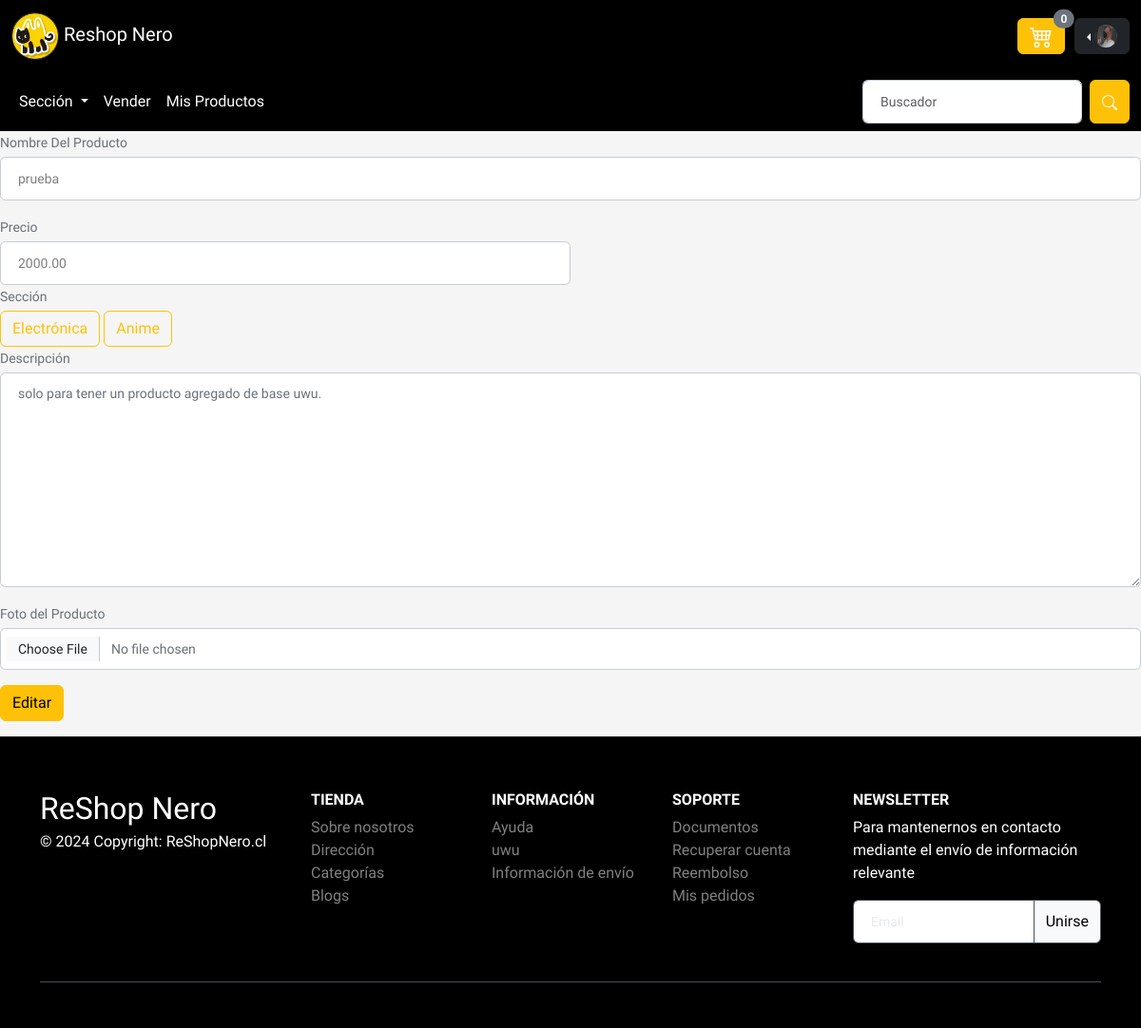
The app's page /editarProducto/11 (signed in) with its own data.
### uni_segun/models.py (models this page shows, shortened)
class Producto(models.Model):
    nombre = models.CharField(max_length=255)
    descripcion = models.TextField()
    precio = models.DecimalField(max_digits=10, decimal_places=2)
    categoria = models.ForeignKey(CategoriaProducto, on_delete=models.CASCADE)
    imagen = models.ImageField(upload_to='productos/', null=True, blank=True)

### uni_segun/views.py (the view, shortened to what this page needs)
# urls.py: path('editarProducto/<int:producto_id>', views.editarProducto, name='editarProducto'),
def editarProducto(request, producto_id):
     if request.method == 'GET':
        productovista = Producto.objects.get(id=producto_id)
        usuarios = Usuario.objects.all()
        productos = Producto.objects.all()
        carrito = request.session.get('carrito', [])
        total = sum(item['precio'] * item['cantidad'] for item in carrito)
        cant = sum(item['cantidad'] for item in carrito)
        contexto = {
            'carrito': carrito,
            'total': total,
            'cant':cant,
            'usuarios':usuarios,
            'productos': productos,
            "producto":productovista
        }
        return render(request, 'editarProducto.html',contexto)

### uni_segun/templates/editarProducto.html (shortened to what this page needs)
{% if user.is_authenticated %}
<!DOCTYPE html>
<html lang="es">
<head>
    {% load static %}
    <link href="{% static 'bootstrap-5.3.3/dist/css/bootstrap.min.css' %}" rel="stylesheet">
    <link rel="stylesheet" href="{% static 'css/style.css' %}">
    <link rel="stylesheet" href="{% static 'css/estilo.carrodecompra.css' %}">
    <link rel="stylesheet" href="{% static 'css/estilo_perfil.css' %}">
  </head>
<body>
      <div class="sticky-top">
        <nav class="navbar navbar-expand-lg navbar-dark navbar-custom" data-bs-theme="dark">
            <div class="container-fluid">
              <a class="navbar-brand" href="{% url 'inicioUsuario' %}"><img src="{% static 'imgs/logo.png' %}" alt="" style="height: 50px; width: 50px;"> Reshop Nero</a>
              <form class="d-flex" role="button">
                    <button class="btn btn-warning position-relative" style="margin-right: 10px;" type="button" data-bs-toggle="offcanvas" data-bs-target="#offcanvasExample" aria-controls="offcanvasExample">
                      <span class="position-absolute top-0 start-100 translate-middle badge rounded-pill text-bg-secondary">0 <span class="visually-hidden">carro</span></span>
                      </button>
                    <div class="btn-group dropstart">
                        <button type="button" class="btn btn-dark dropdown-toggle" data-bs-toggle="dropdown" aria-expanded="false">
                            <img src="{% static 'imgs/fotodeperfil.jpg' %}" class="float-end" style="height: 2dvw; width: 2dvw; border-radius: 50%;">
                        </button>
                    </div>
                </form>
            </div>
        </nav>
        <nav class="navbar navbar-expand-lg navbar-dark navbar-custom">
            <div class="container-fluid">
                <div class="collapse navbar-collapse" id="navbarSupportedContent">
                    <ul class="navbar-nav me-auto mb-2 mb-lg-0">
                        <li class="nav-item dropdown">
                            <a class="nav-link active dropdown-toggle" href="#" role="button" data-bs-toggle="dropdown" aria-expanded="false">
                                Sección
                            </a>
                        </li>
                    </ul>
                    <div class="collapse navbar-collapse" id="navbarNav">
                        <ul class="navbar-nav">
                          <li class="nav-item">
                            <a class="nav-link active" href="{% url 'venderProducto'%}">Vender</a>
                        </li>
                        <li class="nav-item">
                          <a class="nav-link active" href="{% url 'misproductos'%}">Mis Productos</a>
                        </li>
                        </ul>
                    </div>
                    <form class="d-flex" role="search">
                        <input class="form-control me-2" type="search" placeholder="Buscador" aria-label="Search">
                        <button class="btn btn-warning" type="submit"></button>
                    </form>
                </div>
            </div>
        </nav>
    </div>
<form method="POST" enctype="multipart/form-data" action="">
  <div class="mb-3">
      <label class="small mb-1" for="txtNombre">Nombre Del Producto</label>
      <input class="form-control" id="txtNombre" name="nombre" type="text" value="{{producto.nombre}}" required>
  </div>
  <div class="col-md-6">
      <label class="small mb-1" for="txtPrecio">Precio</label>
      <input class="form-control" id="txtPrecio" name="precio" type="number" value="{{producto.precio}}" required>
  </div>
  <div class="col-md-6">
      <label class="small mb-1" for="inputBirthday">Sección</label>
      <br>
      <label class="btn btn-outline-warning" for="Electronica">Electrónica</label>
      <label class="btn btn-outline-warning" for="Anime">Anime</label>
  </div>
  <div class="mb-3">
      <label class="small mb-1" for="txtDescripcion">Descripción</label>
      <textarea class="form-control" id="descripcionProducto" name="descripcion" rows="14" required>{{producto.descripcion}}</textarea>
  </div>
  <div class="mb-3">
      <label class="small mb-1" for="fileInput">Foto del Producto</label>
      <input type="file" id="fileInput" name="imagen" class="form-control" required>
  </div>
  <button class="btn btn-warning" type="submit">Editar</button>
</form>
<footer class="text-center text-lg-start text-muted bg-dark mt-3" style="background-color: black!important;" data-bs-theme="dark">
    <hr>
    <section class="">
      <div class="container text-center text-md-start pt-4 pb-4">
        <div class="row mt-3">
          <div class="col-12 col-lg-3 col-sm-12 mb-2">
            <a href="{% url 'index' %}" target="_blank" class="text-white h2">
              ReShop Nero
            </a>
            <p class="mt-1 text-white">
              © 2024 Copyright: ReShopNero.cl
            </p>
          </div>
          <div class="col-6 col-sm-4 col-lg-2">
            <h6 class="text-uppercase text-white fw-bold mb-2">
              Tienda
            </h6>
            <ul class="list-unstyled mb-4">
              <li><a class="text-white-50" href="#">Sobre nosotros</a></li>
              <li><a class="text-white-50" href="#">Dirección</a></li>
              <li><a class="text-white-50" href="#">Categorías</a></li>
              <li><a class="text-white-50" href="#">Blogs</a></li>
            </ul>
          </div>
          <div class="col-6 col-sm-4 col-lg-2">
            <h6 class="text-uppercase text-white fw-bold mb-2">
              Información
            </h6>
            <ul class="list-unstyled mb-4">
              <li><a class="text-white-50" href="#">Ayuda</a></li>
              <li><a class="text-white-50" href="#">uwu</a></li>
              <li><a class="text-white-50" href="#">Información de envío</a></li>
            </ul>
          </div>
          <div class="col-6 col-sm-4 col-lg-2">
            <h6 class="text-uppercase text-white fw-bold mb-2">
              Soporte
            </h6>
            <ul class="list-unstyled mb-4">
              <li><a class="text-white-50" href="#">Documentos</a></li>
              <li><a class="text-white-50" href="#">Recuperar cuenta</a></li>
              <li><a class="text-white-50" href="#">Reembolso</a></li>
              <li><a class="text-white-50" href="#">Mis pedidos</a></li>
            </ul>
          </div>
          <div class="col-12 col-sm-12 col-lg-3">
            <h6 class="text-uppercase text-white fw-bold mb-2">Newsletter</h6>
            <p class="text-white">Para mantenernos en contacto mediante el envío de información relevante</p>
            <div class="input-group mb-3">
              <input type="email" class="form-control border" placeholder="Email" aria-label="Email" aria-describedby="button-addon2" />
              <button class="btn btn-light border shadow-0" type="button" id="button-addon2" data-mdb-ripple-color="dark">
                Unirse
              </button>
            </div>
          </div>
        </div>
      </div>
    </section>
    <div class="">
      <div class="container">
        <div class="d-flex justify-content-between py-4 border-top">
        </div>
      </div>
    </div>
  </footer>
  </body>
  </html>
{% else %}
  <script>
    window.location.href = "{% url 'redireccionarte' %}";
  </script>
{% endif %}

### uni_segun/static/css/style.css (style rules this page uses)
body { background-color: black; }

### uni_segun/static/css/estilo.carrodecompra.css (style rules this page uses)
* { margin: 0; padding: 0; box-sizing: border-box; font-family: 'Mulish', sans-serif; }
:root { --text-clr: #4f4f4f; }
p { color: #6c757d; }
a { text-decoration: none; color: var(--text-clr); }
button { border: none; background: none; padding: 0; margin: 0; cursor: pointer; }

### uni_segun/static/css/estilo_perfil.css (style rules this page uses)
body { background-color:whitesmoke !important; color:#69707a; }
.form-control, .dataTable-input { display: block; width: 100%; padding: 0.875rem 1.125rem; font-size: 0.875rem; font-weight: 400; line-height: 1; color: #69707a; background-color: #fff; background-clip: padding-box; border: 1px solid #c5ccd6; -webkit-appearance: none; -moz-appearance: none; appearance: none; border-radius: 0.35rem; transition: border-color 0.15s ease-in-out, box-shadow 0.15s ease-in-out; }
.form-control[value] { color: rgba(0, 0, 0, 0.5); }

### uni_segun/templates/editarProducto.html (style rules this page uses)
.navbar-custom, .navbar-custom .navbar-nav .nav-link { background-color: black; color: white; }

### records on screen
Producto: nombre "prueba", precio "2000.00", descripcion "solo para tener un producto agregado de base uwu."
